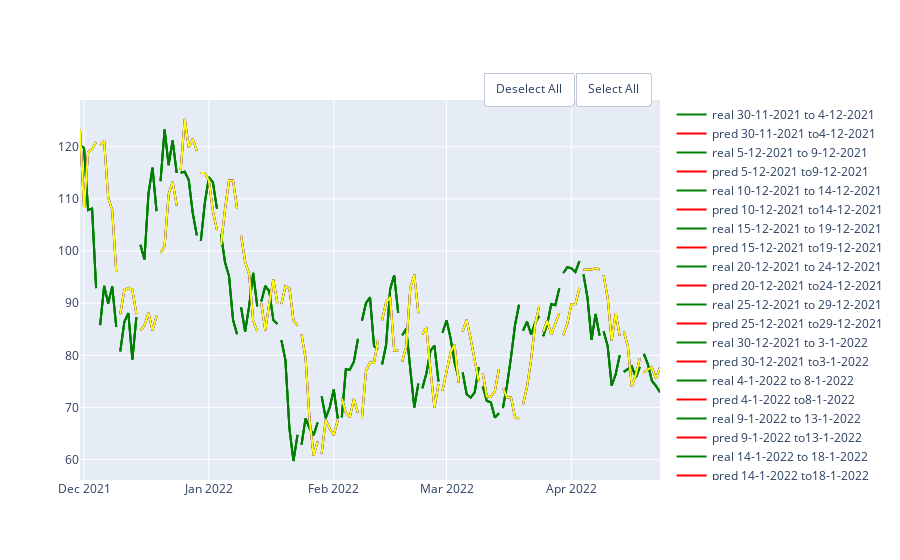

Notebook source saved alongside this figure:
### Code cell
gb_50 = GradientBoostingRegressor(random_state = 10 , criterion='mae', n_estimators = 150)
gb_100 = GradientBoostingRegressor(random_state = 10 , criterion='mae', n_estimators = 200)
gb_150 = GradientBoostingRegressor(random_state = 10 , criterion='mae', n_estimators = 250)
df = pd.DataFrame(columns = ['MAE', 'MSE','RMSE','R2'], index = ['150','200', '250'])
show_results(df, df_avax,'close',100,5,gb_50, gb_100, gb_150)
